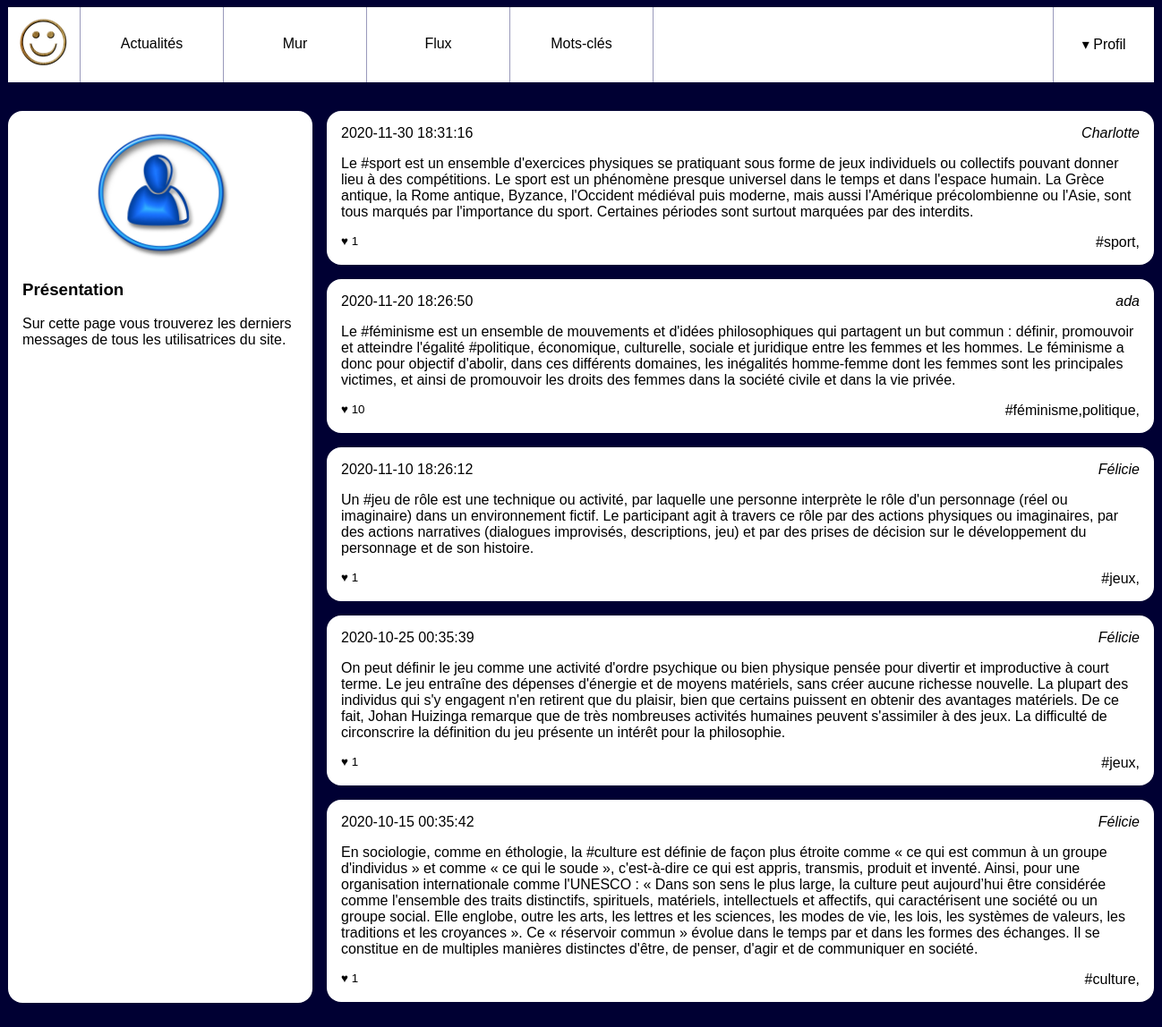
Page /news.php on the committed database.
### tables this page shows
CREATE TABLE `users` (
  `id` int(10) UNSIGNED NOT NULL,
  `email` varchar(255) NOT NULL,
  `password` varchar(255) NOT NULL,
  `alias` varchar(255) NOT NULL
);

### news.php (the view, shortened to what this page needs)
<!doctype html>
<html lang="fr">
    <head>
        <link rel="stylesheet" href="style.css"/>
    </head>
    <body>
        <header>
            <a href='admin.php'><img src="resoc.jpg" alt="Logo de notre réseau social"/></a>
            <nav id="menu">
                <a href="news.php">Actualités</a>
                <a href="wall.php?user_id=5">Mur</a>
                <a href="feed.php?user_id=5">Flux</a>
                <a href="tags.php?tag_id=1">Mots-clés</a>
            </nav>
            <nav id="user">
                <a href="#">▾ Profil</a>
            </nav>
        </header>
        <div id="wrapper">
            <aside>
                <img src="user.jpg" alt="Portrait de l'utilisatrice"/>
                <section>
                    <h3>Présentation</h3>
                    <p>Sur cette page vous trouverez les derniers messages de
                        tous les utilisatrices du site.</p>
                </section>
            </aside>
            <main>
                <?php
                $mysqli = new mysqli("localhost", "root", "root", "socialnetwork");
                $laQuestionEnSql = "SELECT `posts`.`content`,"
                        . "`posts`.`created`,"
                        . "`users`.`id`, "
                        . "`users`.`alias` as author_name,  "
                        . "count(`likes`.`id`) as like_number,  "
                        . "GROUP_CONCAT(DISTINCT `tags`.`label`) AS taglist "
                        . "FROM `posts`"
                        . "JOIN `users` ON  `users`.`id`=`posts`.`user_id`"
                        . "LEFT JOIN `posts_tags` ON `posts`.`id` = `posts_tags`.`post_id`  "
                        . "LEFT JOIN `tags`       ON `posts_tags`.`tag_id`  = `tags`.`id` "
                        . "LEFT JOIN `likes`      ON `likes`.`post_id`  = `posts`.`id` "
                        . "GROUP BY `posts`.`id`"
                        . "ORDER BY `posts`.`created` DESC  "
                        . "LIMIT 5";
                $lesInformations = $mysqli->query($laQuestionEnSql);
                while ($post = $lesInformations->fetch_assoc())
                {
                    ?>
                    <article>
                        <h3>
                            <time><?php echo $post['created'] ?></time>
                        </h3>
                        <address><a href="wall.php?user_id=<?php echo $post['id']?>"><?php echo $post['author_name']?></a></address>
                        <div>
                         <p><?php echo print_r($post['content'],5)?></p>
                        </div>
                        <footer>
                            <small>♥ <?php echo print_r($post['like_number'],5)?> </small>
                            <a href="">#<?php echo print_r($post['taglist'],5)?></a>,
                        </footer>
                    </article>
                    <?php
                }
                ?>
            </main>
        </div>
    </body>
</html>

### style.css (style rules this page uses)
body { background-color: #003; font-family: Arial; }
a { text-decoration: none; color:black; }
body>header { background-color: #fff; display:flex; width:80em; margin:0 auto 2em auto; padding:0; }
body>header img { height:5em; }
body>header #menu { display:flex; width:50%; align-items: stretch; border-left: 1px solid #99b; }
body>header #menu a { flex:1; text-align: center; padding-top:2em; border-right: 1px solid #99b; }
body>header #user { margin-left: auto; flex:0.2; border-left: 1px solid #99b; }
body>header #user>a { display:block; text-align: center; padding:2em 0; width:100%; }
#wrapper { display:flex; width:80em; margin:0 auto 2em auto; }
#wrapper aside { background-color: #fff; flex:1; padding:1em; border-radius: 1em; }
#wrapper aside img { display: block; width:50%; margin:auto; }
#wrapper main { flex:3; padding-left:1em; height: 80vh; overflow-y: scroll; }
#wrapper main article { background-color: #fff; padding:1em; margin-bottom: 1em ; border-radius: 1em; }
#wrapper main article h3 { margin:0; padding:0; font-weight: normal; font-size:1em; }
#wrapper main article time { float:left; }
#wrapper main article address { text-align: right; margin-bottom: 1em; }
#wrapper main article p { margin:0; }
#wrapper main article footer { margin-top: 1em; text-align: right; }
#wrapper main article footer small { float:left; }

### rows in the picture
users: created "2020-11-30 18:31:16", alias "Charlotte", content "Le #sport est un ensemble d'exercices physiques se pratiquant sous forme de jeux individuels ou collectifs pouvant donner lieu à des compétitions. Le sport est un phénomène presque universel dans le temps et dans l'espace humain. La Grèce antique, la Rome antique, Byzance, l'Occident médiéval puis moderne, mais aussi l'Amérique précolombienne ou l'Asie, sont tous marqués par l'importance du sport. Certaines périodes sont surtout marquées par des interdits.", like_number "1", taglist "sport"
users: created "2020-11-20 18:26:50", alias "ada", content "Le #féminisme est un ensemble de mouvements et d'idées philosophiques qui partagent un but commun : définir, promouvoir et atteindre l'égalité #politique, économique, culturelle, sociale et juridique entre les femmes et les hommes. Le féminisme a donc pour objectif d'abolir, dans ces différents domaines, les inégalités homme-femme dont les femmes sont les principales victimes, et ainsi de promouvoir les droits des femmes dans la société civile et dans la vie privée.", like_number "10", taglist "féminisme,politique"
users: created "2020-11-10 18:26:12", alias "Félicie", content "Un #jeu de rôle est une technique ou activité, par laquelle une personne interprète le rôle d'un personnage (réel ou imaginaire) dans un environnement fictif. Le participant agit à travers ce rôle par des actions physiques ou imaginaires, par des actions narratives (dialogues improvisés, descriptions, jeu) et par des prises de décision sur le développement du personnage et de son histoire.", like_number "1", taglist "jeux", created "2020-10-25 00:35:39", content "On peut définir le jeu comme une activité d'ordre psychique ou bien physique pensée pour divertir et improductive à court terme. Le jeu entraîne des dépenses d'énergie et de moyens matériels, sans créer aucune richesse nouvelle. La plupart des individus qui s'y engagent n'en retirent que du plaisir, bien que certains puissent en obtenir des avantages matériels. De ce fait, Johan Huizinga remarque que de très nombreuses activités humaines peuvent s'assimiler à des jeux. La difficulté de circonscrire la définition du jeu présente un intérêt pour la philosophie.", created "2020-10-15 00:35:42", content "En sociologie, comme en éthologie, la #culture est définie de façon plus étroite comme « ce qui est commun à un groupe d'individus » et comme « ce qui le soude », c'est-à-dire ce qui est appris, transmis, produit et inventé. Ainsi, pour une organisation internationale comme l'UNESCO : « Dans son sens le plus large, la culture peut aujourd’hui être considérée comme l'ensemble des traits distinctifs, spirituels, matériels, intellectuels et affectifs, qui caractérisent une société ou un groupe social. Elle englobe, outre les arts, les lettres et les sciences, les modes de vie, les lois, les systèmes de valeurs, les traditions et les croyances ». Ce « réservoir commun » évolue dans le temps par…", taglist "culture"
